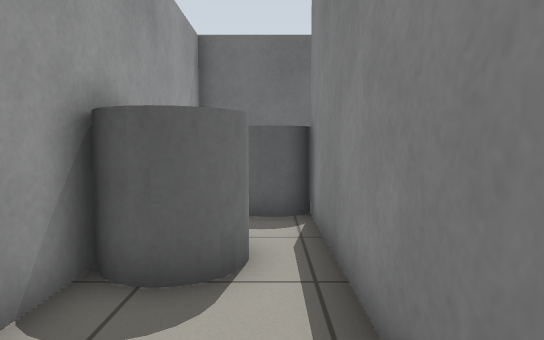
view 1 (above)

12 first-person views from a walk through a robot-simulator world made for Gazebo. The camera is 0.79 m above the floor, tilts 4° down and sees 75° across. The floor is counted in squares, 0.5 m on a side. Each view is taken from the middle of a square. On the plan, view 1 faces up. The plan holds only what a view shows up to about 16 squares ahead; the rest is blank.

view 2
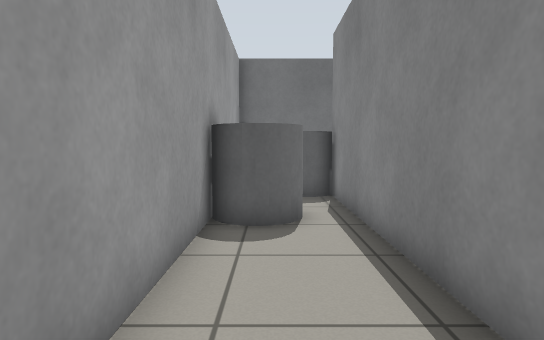

view 3
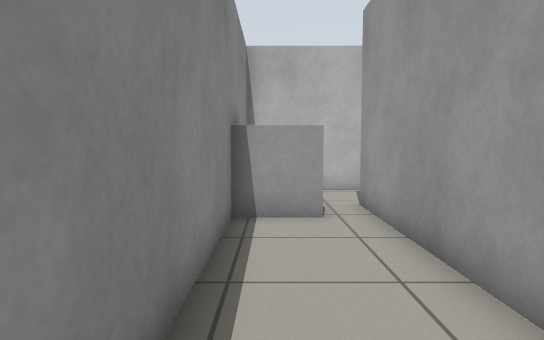

view 4
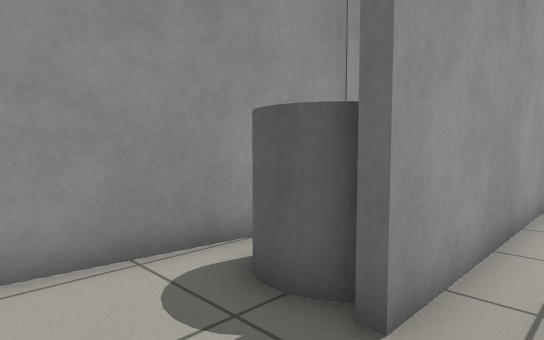

view 5
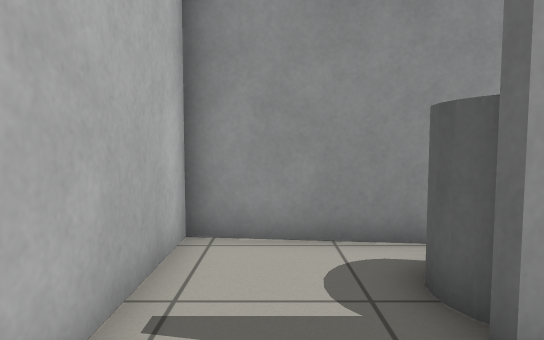

view 6
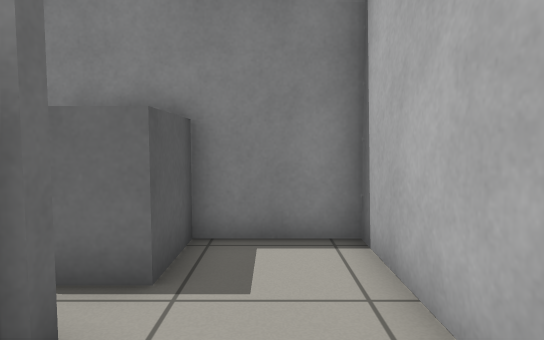

view 7
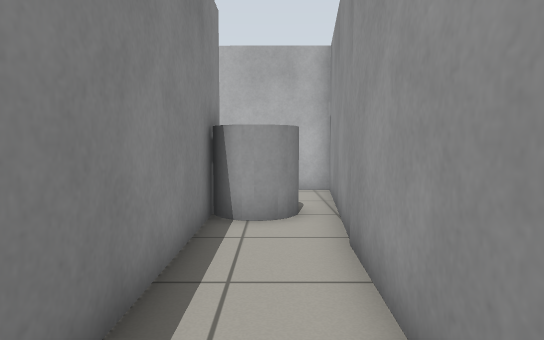

view 8
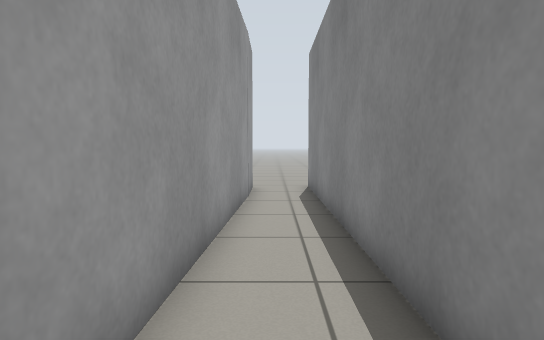

view 9
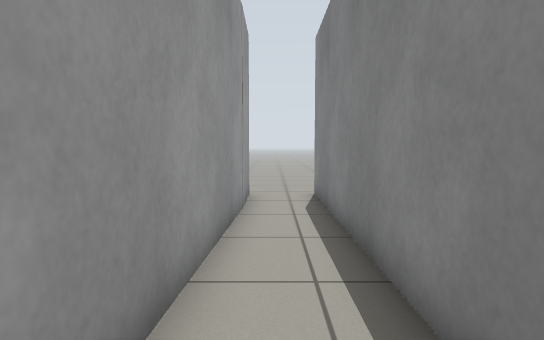

view 10
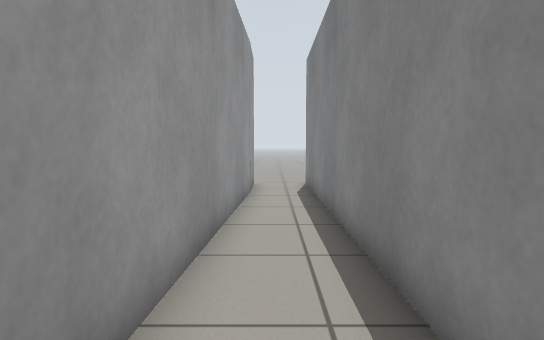

view 11
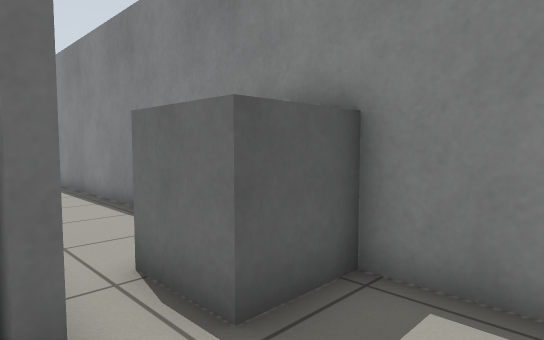

view 12
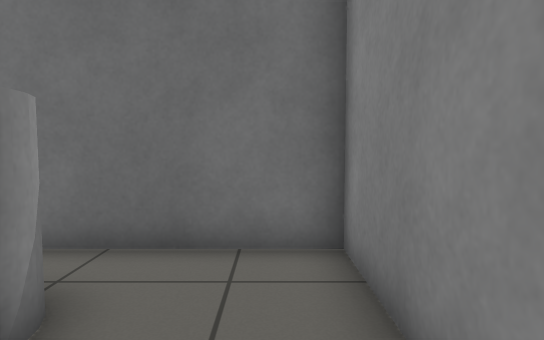

### Floor plan
Points are (right, up) in squares from view 1. A wall is a line through its corners. A room is listed if a view was taken in it or the views show most of it. See-through windows are left out.
Room 1 (views 1, 2, 3, 4, 5, 6, 7, 8, 9, 10, 11)
walls: (-2.3, 3.2) (-2.3, -3.6); (-2.6, -3.4) (-2.6, 11.6); (-5.3, -1.4) (-6, -8.5) (0.9, -8.5) (0.9, 8.2); (-4.6, 11.4) (-5.2, -1.6); (1.4, 11.3) (-2.3, 11.3) (-2.3, 5.6)
ways out: opening at (1, 9.5) to room 2; opening at (-4, 12)
objects: grey cylinder (-4, -5) to (-3, -4); grey cylinder (-2, 4) to (-1, 5); grey box (-1, -5) to (0, -4); grey cylinder (-1, 8) to (1, 9)
Room 2 (view 12)
walls: (4.1, 7.2) (4.1, 11.3) (1.4, 11.3)
ways out: opening at (1, 9.5) to room 1

Positions as (right, up) in squares from view 1, and headings:
1: (0, 0), facing up
2: (-1, -3), facing up
3: (0, 4), facing down
4: (-1, -8), facing up-left
5: (0, -7), facing left
6: (-5, -7), facing right
7: (-4, 4), facing down
8: (-4, -2), facing up
9: (-4, 0), facing up
10: (-4, -3), facing up
11: (-3, -8), facing up-right
12: (3, 6), facing up
